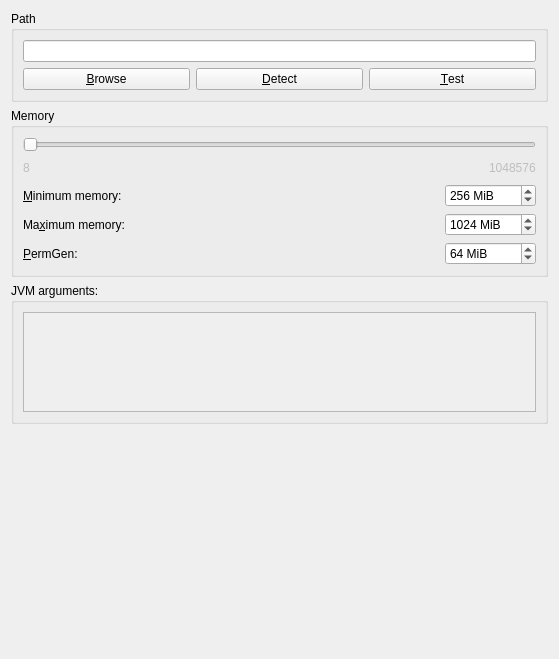
<?xml version="1.0" encoding="UTF-8"?>
<ui version="4.0">
 <class>JavaPage</class>
 <widget class="QWidget" name="JavaPage">
  <property name="geometry">
   <rect>
    <x>0</x>
    <y>0</y>
    <width>559</width>
    <height>659</height>
   </rect>
  </property>
  <property name="sizePolicy">
   <sizepolicy hsizetype="MinimumExpanding" vsizetype="MinimumExpanding">
    <horstretch>2</horstretch>
    <verstretch>0</verstretch>
   </sizepolicy>
  </property>
  <layout class="QVBoxLayout" name="verticalLayout_2">
   <item>
    <widget class="QGroupBox" name="pathGroup">
     <property name="title">
      <string>Path</string>
     </property>
     <layout class="QVBoxLayout" name="verticalLayout">
      <item>
       <widget class="QLineEdit" name="javaPathTextBox"/>
      </item>
      <item>
       <layout class="QHBoxLayout" name="javaButtonsHLayout" stretch="1,1,1">
        <item>
         <widget class="QPushButton" name="javaBrowseBtn">
          <property name="sizePolicy">
           <sizepolicy hsizetype="Preferred" vsizetype="Fixed">
            <horstretch>0</horstretch>
            <verstretch>0</verstretch>
           </sizepolicy>
          </property>
          <property name="text">
           <string>&amp;Browse</string>
          </property>
          <property name="icon">
           <iconset theme="viewfolder"/>
          </property>
         </widget>
        </item>
        <item>
         <widget class="QPushButton" name="javaDetectBtn">
          <property name="sizePolicy">
           <sizepolicy hsizetype="Preferred" vsizetype="Fixed">
            <horstretch>0</horstretch>
            <verstretch>0</verstretch>
           </sizepolicy>
          </property>
          <property name="text">
           <string>&amp;Detect</string>
          </property>
          <property name="icon">
           <iconset theme="find"/>
          </property>
         </widget>
        </item>
        <item>
         <widget class="QPushButton" name="javaTestBtn">
          <property name="sizePolicy">
           <sizepolicy hsizetype="Preferred" vsizetype="Fixed">
            <horstretch>0</horstretch>
            <verstretch>0</verstretch>
           </sizepolicy>
          </property>
          <property name="text">
           <string>&amp;Test</string>
          </property>
          <property name="icon">
           <iconset theme="launch"/>
          </property>
         </widget>
        </item>
       </layout>
      </item>
     </layout>
    </widget>
   </item>
   <item>
    <widget class="QGroupBox" name="memoryGroupBox">
     <property name="title">
      <string>Memory</string>
     </property>
     <property name="checkable">
      <bool>false</bool>
     </property>
     <property name="checked">
      <bool>false</bool>
     </property>
     <layout class="QVBoxLayout" name="verticalLayout_4">
      <item>
       <widget class="RangeSlider" name="memSlider">
        <property name="minimum">
         <number>8</number>
        </property>
        <property name="maximum">
         <number>1048576</number>
        </property>
        <property name="singleStep">
         <number>128</number>
        </property>
        <property name="orientation">
         <enum>Qt::Horizontal</enum>
        </property>
       </widget>
      </item>
      <item>
       <layout class="QHBoxLayout" name="memSliderTextLayout">
        <item>
         <widget class="QLabel" name="labelMinMemValue">
          <property name="enabled">
           <bool>false</bool>
          </property>
          <property name="text">
           <string>8</string>
          </property>
         </widget>
        </item>
        <item>
         <spacer name="memSliderTextSpacer">
          <property name="orientation">
           <enum>Qt::Horizontal</enum>
          </property>
          <property name="sizeHint" stdset="0">
           <size>
            <width>40</width>
            <height>20</height>
           </size>
          </property>
         </spacer>
        </item>
        <item>
         <widget class="QLabel" name="labelMaxMemValue">
          <property name="enabled">
           <bool>false</bool>
          </property>
          <property name="text">
           <string>1048576</string>
          </property>
         </widget>
        </item>
       </layout>
      </item>
      <item>
       <layout class="QGridLayout" name="memLayout" columnstretch="1,0">
        <item row="2" column="1">
         <widget class="QSpinBox" name="minMemSpinBox">
          <property name="toolTip">
           <string>The amount of memory Minecraft is started with.</string>
          </property>
          <property name="suffix">
           <string notr="true"> MiB</string>
          </property>
          <property name="minimum">
           <number>8</number>
          </property>
          <property name="maximum">
           <number>1048576</number>
          </property>
          <property name="singleStep">
           <number>128</number>
          </property>
          <property name="value">
           <number>256</number>
          </property>
         </widget>
        </item>
        <item row="3" column="0">
         <widget class="QLabel" name="labelMaxMem">
          <property name="text">
           <string>Ma&amp;ximum memory:</string>
          </property>
          <property name="buddy">
           <cstring>maxMemSpinBox</cstring>
          </property>
         </widget>
        </item>
        <item row="3" column="1">
         <widget class="QSpinBox" name="maxMemSpinBox">
          <property name="toolTip">
           <string>The maximum amount of memory Minecraft is allowed to use.</string>
          </property>
          <property name="suffix">
           <string notr="true"> MiB</string>
          </property>
          <property name="minimum">
           <number>8</number>
          </property>
          <property name="maximum">
           <number>1048576</number>
          </property>
          <property name="singleStep">
           <number>128</number>
          </property>
          <property name="value">
           <number>1024</number>
          </property>
         </widget>
        </item>
        <item row="2" column="0">
         <widget class="QLabel" name="labelMinMem">
          <property name="text">
           <string>&amp;Minimum memory:</string>
          </property>
          <property name="buddy">
           <cstring>minMemSpinBox</cstring>
          </property>
         </widget>
        </item>
        <item row="4" column="0">
         <widget class="QLabel" name="labelPermGen">
          <property name="text">
           <string>&amp;PermGen:</string>
          </property>
          <property name="buddy">
           <cstring>permGenSpinBox</cstring>
          </property>
         </widget>
        </item>
        <item row="4" column="1">
         <widget class="QSpinBox" name="permGenSpinBox">
          <property name="toolTip">
           <string>The amount of memory available to store loaded Java classes.</string>
          </property>
          <property name="suffix">
           <string notr="true"> MiB</string>
          </property>
          <property name="minimum">
           <number>4</number>
          </property>
          <property name="maximum">
           <number>999999999</number>
          </property>
          <property name="singleStep">
           <number>8</number>
          </property>
          <property name="value">
           <number>64</number>
          </property>
         </widget>
        </item>
       </layout>
      </item>
     </layout>
    </widget>
   </item>
   <item>
    <widget class="QGroupBox" name="javaSettingsGroupBox">
     <property name="title">
      <string>JVM arguments:</string>
     </property>
     <property name="checkable">
      <bool>false</bool>
     </property>
     <property name="checked">
      <bool>false</bool>
     </property>
     <layout class="QGridLayout" name="gridLayout_3">
      <item row="2" column="0" colspan="2">
       <widget class="QPlainTextEdit" name="jvmArgsTextBox">
        <property name="enabled">
         <bool>false</bool>
        </property>
        <property name="sizePolicy">
         <sizepolicy hsizetype="Expanding" vsizetype="Fixed">
          <horstretch>0</horstretch>
          <verstretch>0</verstretch>
         </sizepolicy>
        </property>
        <property name="maximumSize">
         <size>
          <width>16777215</width>
          <height>100</height>
         </size>
        </property>
       </widget>
      </item>
     </layout>
    </widget>
   </item>
   <item>
    <spacer name="verticalSpacer">
     <property name="orientation">
      <enum>Qt::Vertical</enum>
     </property>
     <property name="sizeHint" stdset="0">
      <size>
       <width>20</width>
       <height>40</height>
      </size>
     </property>
    </spacer>
   </item>
  </layout>
 </widget>
 <customwidgets>
  <customwidget>
   <class>RangeSlider</class>
   <extends>QSlider</extends>
   <header>ui/widgets/custom/RangeSlider.h</header>
  </customwidget>
 </customwidgets>
 <resources/>
 <connections/>
</ui>
